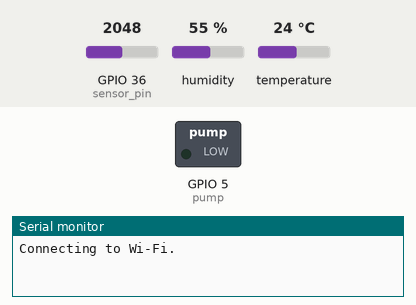
This sketch was run on a simulated ESP32. Parts: switched loads named in the sketch (green lamp = pin HIGH), the last lines printed to the serial monitor. The test bench sets the inputs (shaded band); at power-on: GPIO 36 (sensor_pin) = 2048, humidity 55 %, temperature 24 °C. WiFi joins after 1.5 s; servers stay silent unless stated.

Above: at 0.1 s.
At 2.2 s:
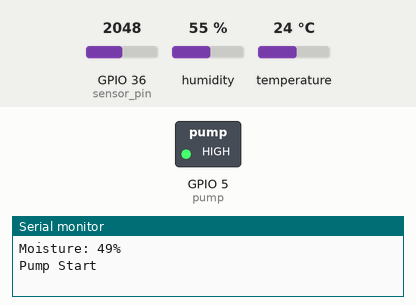
Timing chart, 0 to 3.7 s (numbered marks = the images above):
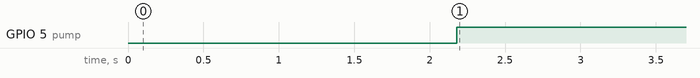

The sketch:

Smart_Farm.ino
```cpp
#include "WiFi.h"
#include <DHT.h>
#include <FirebaseESP32.h>


#define FIREBASE_HOST "https://smartfarm-1a6b8-default-rtdb.firebaseio.com/" //Without http:// or https:// schemes
#define FIREBASE_AUTH "e1ihC8M0zpVzKuTqj9UMBEzz2dxsCWf5A5ypCJxU"

// #define WIFI_SSID "project"
// #define WIFI_PASSWORD "12345678"

#define WIFI_SSID "OPPO A33"
#define WIFI_PASSWORD "00181014"
// #define WIFI_SSID "¥¥Anonymous¥¥"
// #define WIFI_PASSWORD "$$yournotsafe$$"

#define DHTPIN 27		// Connect Data pin of DHT to D27
int pump = 5;			// Connect relay to D5
int _moisture,sensor_analog;
const int sensor_pin = A0;        //pin = vp
float temp = 30.60,hum= 66.20,fr= 84.95;
int mois;

#define DHTTYPE    DHT11
DHT dht(DHTPIN, DHTTYPE);

//Define FirebaseESP8266 data object
FirebaseData firebaseData;
FirebaseData moisData;

FirebaseJson json;


void setup() {
  Serial.begin(9600);

  dht.begin();
  pinMode(pump,OUTPUT);

  WiFi.begin(WIFI_SSID, WIFI_PASSWORD);
  Serial.print("Connecting to Wi-Fi");
  while (WiFi.status() != WL_CONNECTED)
  {
    Serial.print(".");
    delay(300);
  }
  Serial.println();
  Serial.print("Connected with IP: ");
  Serial.println(WiFi.localIP());
  Serial.println();

  Firebase.begin(FIREBASE_HOST, FIREBASE_AUTH);
  Firebase.reconnectWiFi(true);

}

void sensorUpdate(){
  // Reading temperature or humidity takes about 250 milliseconds!
  // Sensor readings may also be up to 2 seconds 'old' (its a very slow sensor)
  float h = dht.readHumidity();
  // Read temperature as Celsius (the default)
  float t = dht.readTemperature();
  // Read temperature as Fahrenheit (isFahrenheit = true)
  float f = dht.readTemperature(true);


  Serial.print(F("Humidity: "));
  Serial.print(hum);
  Serial.print(F("%  Temperature: "));
  Serial.print(temp);
  Serial.print(F("°C  ,"));
  Serial.print(fr);
  Serial.println(F("°F  "));

  if (Firebase.setFloat(firebaseData, "/FirebaseIOT/temperature", t))
  {
    temp = t;
    Serial.println();
  }

  if (Firebase.setFloat(firebaseData, "/FirebaseIOT/humidity", h))
  {
    hum = h;
    fr = f;
    Serial.println();
  }
  Serial.print(F("Humidity: "));
  Serial.print(hum);
  Serial.print(F("%  Temperature: "));
  Serial.print(temp);
  Serial.print(F("°C  ,"));
  Serial.print(fr);
  Serial.println(F("°F  "));

}

void pumpSensor(){
  int m;
  sensor_analog = analogRead(sensor_pin);
  m = ( 100 - ( (sensor_analog/4095.00) * 100 ) );
  delay(100);

  if (Firebase.setInt(firebaseData, "/FirebaseIOT/mois", m))
  {
    mois = m;
    Serial.println();
  }

  Serial.print(F("Moisture: "));
  Serial.print(mois);
  Serial.println(F("%  "));

  int intValue = m;


  if (intValue <= 50) {
      digitalWrite(pump, HIGH); // Set the pump pin HIGH
      Serial.println("Pump Start");
  } else if (intValue >= 51) {
      digitalWrite(pump, LOW); // Set the pump pin LOW
  }

}

void loop() {
  sensorUpdate();
  delay(100);
  pumpSensor();
  delay(100);

}
```

Measured:
- by itself, GPIO 5 (pump): LOW → HIGH at 2.2 s
